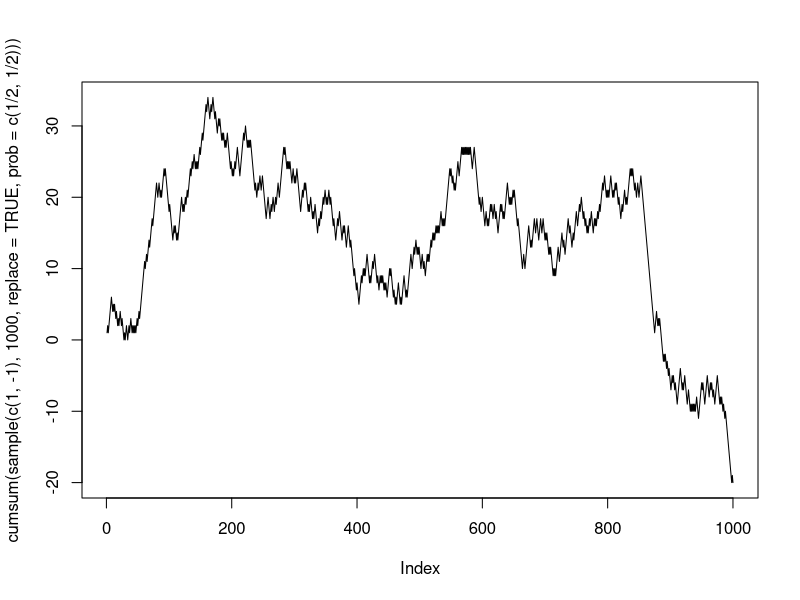

The R script that drew this image:
# 1a
seq(1,21,2)
# 1b
seq(50,11,-3)
# 1c
c(1,2**seq(1,10))
# 1d
matrix(seq(1,16),nrow=4,ncol=4,byrow=TRUE)

# 2a
b = rep(c(1,2,3,4),each=5)
# 2b
c = sample(b)
# 2c
c[c==1] = "A"
c[c==2] = "B"
c[c==3] = "C"
c[c==4] = "D"
c

# 3a
vec = sample(c(1,-1), 25, replace=TRUE, prob=c(1/2,1/2))
# 3b
cumsum(vec)
# 3c
plot(cumsum(sample(c(1,-1), 1000, replace=TRUE, prob=c(1/2,1/2))), type = "l")
# 3d
n=25
2*rbinom(1, n, 0.5)-n

# FIX: 3e
n=25
2*rbinom(1000, n, 0.5)-n

# Estimate the probability of exceeding 10
sum((2*rbinom(1000, n, 0.5)-n)>10)/1000

# FIX: 3f
pbinom(10, 1000, 1/2)

# 4a
D = diag(seq(1:10)**-1)

# 4b
U = matrix(-rep(1,100), nrow=10,ncol= 10, byrow= TRUE)
U[row(U) == col(U)] = 4

# 4c

sqrt(sum(U[,1]**2))

for (i in 1:10) {
  U[,i]= U[,i] / sqrt(sum(U[,i]**2))
}

# U*U
colSums(U*U)
# FIX
# stopifnot(U)
# identical()

# 4d

X = U*D*t(U)

# 4e

eigen(X)

# 4f

# 5a
i = 1
x = 0.3
x = 0.1 + 0.1 + 0.1
b = c()

while (x > 0 & i <= 80) {
  y = 2 * x
  if (y >= 1) {
    b[i] = 1
  }
  else {
    b[i] = 0
  }
  x = y - b[i]
  if (x == 0) {
    break
  }
  i = i + 1
}

# 5b


